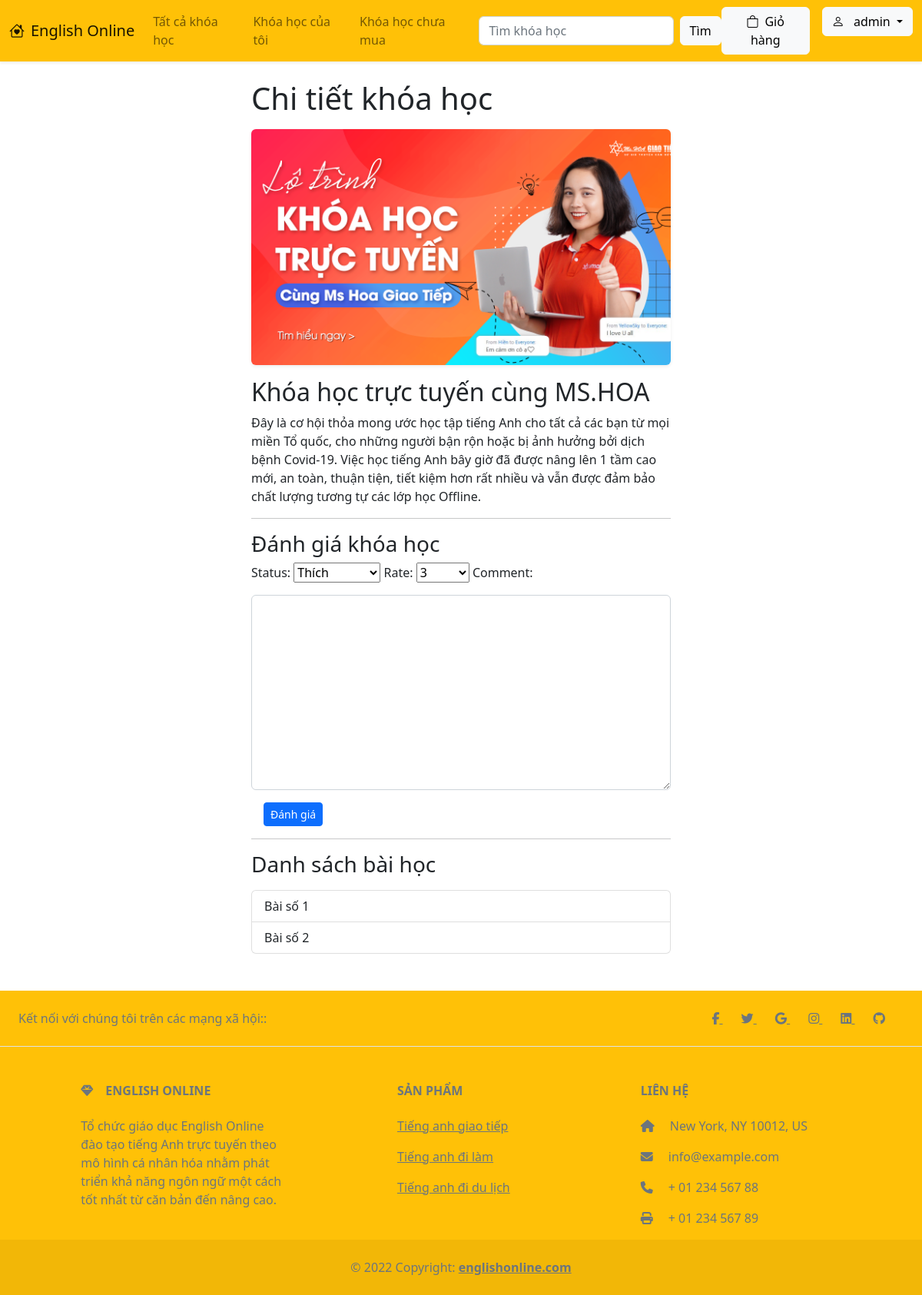
The page /my-course-detail/26/ (signed in) on the database as committed earlier.
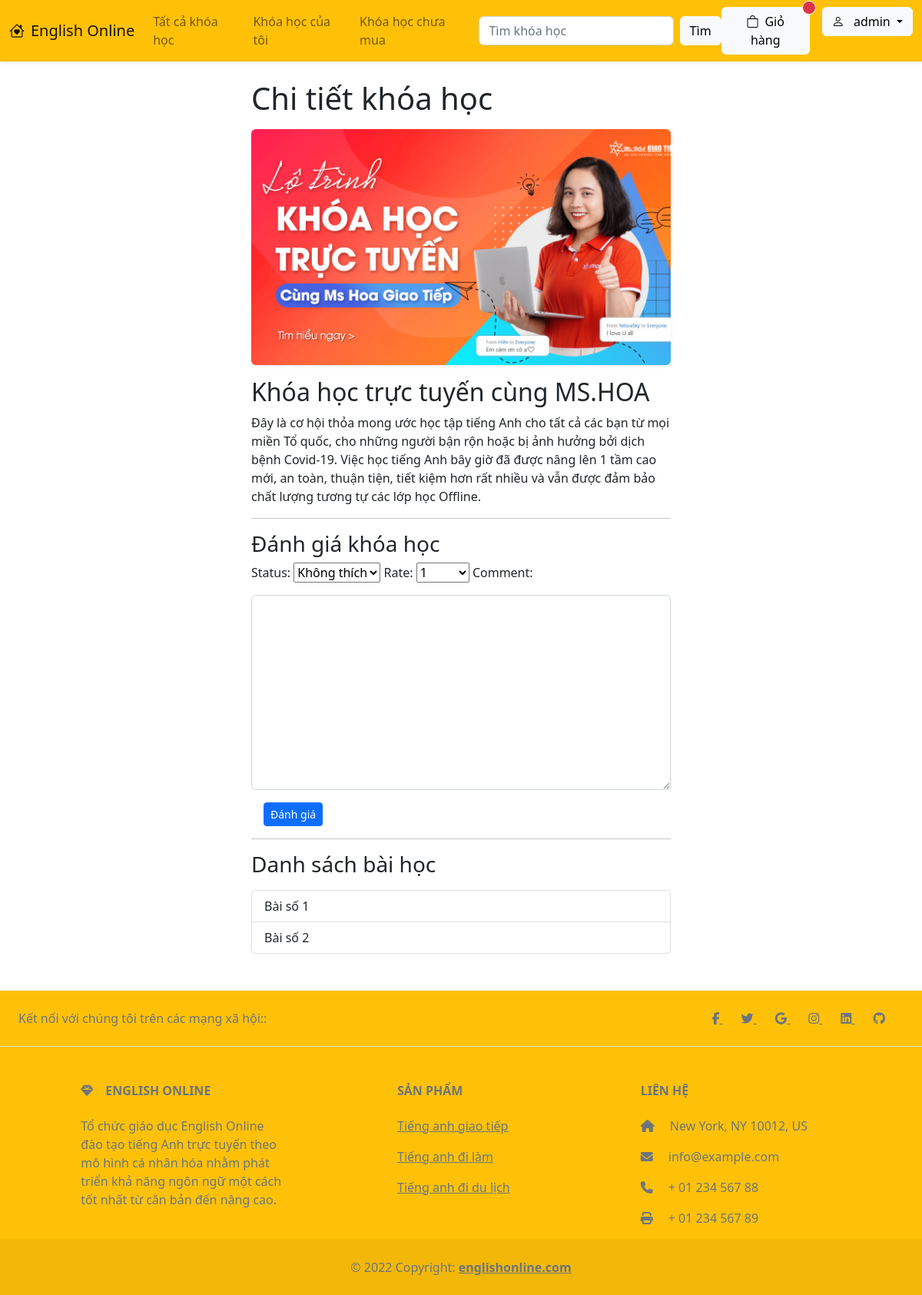
The same page on the database as committed later.
### CM/models.py (models this page shows, shortened)
class UserCourse(models.Model):
    user = models.ForeignKey(User, on_delete=models.CASCADE)
    course = models.ForeignKey(Course, on_delete=models.CASCADE)
    time_added = models.TimeField(auto_now=True)
    STATUS_CHOICES = [
        ('added','Đã thêm vào giỏ hàng'),
        ('waiting', 'Đang chờ thanh toán'),
        ('purchased', 'Đã thanh toán')
    ]
    status = models.CharField(max_length=10, choices=STATUS_CHOICES, default='added')
    class Meta:
        unique_together = ['user', 'course']

class Course(models.Model):
    title = models.CharField(max_length=200)
    img = models.ImageField(upload_to='images/')
    descreption = models.CharField(max_length=1000)
    price = models.IntegerField()
    videos = models.ManyToManyField('Video', blank=True)
    tag_name = models.CharField(max_length=20, blank=True, null=True)

class CourseReaction(models.Model):
    user = models.ForeignKey(User, on_delete=models.CASCADE)
    course = models.ForeignKey(Course, on_delete=models.CASCADE)
    time_added = models.TimeField(auto_now=True)
    STATUS_CHOICES = [
    ('like','Thích'),
    ('dislike', 'Không thích')
    ]
    RATE_CHOICES = [
        (1,1),
        (2,2),
        (3,3),
        (4,4),
        (5,5)
    ]
    status = models.CharField(max_length=10,choices=STATUS_CHOICES)
    rate = models.IntegerField(choices=RATE_CHOICES)

class Video(models.Model):
    courses = models.ManyToManyField(Course, blank=True)
    title = models.CharField(max_length=200)
    descreption = models.CharField(max_length=1000)
    url = models.FileField()

### CM/views.py (the view, shortened to what this page needs)
# urls.py: path('my-course-detail/<int:id>/', views.my_course_detail, name='my_course_detail'),
@login_required
def my_course_detail(request, id):
    course = get_object_or_404(UserCourse, pk=id)
    videos = Video.objects.filter(courses=course.course)
    course_reaction = CourseReaction.objects.filter(course=course.course, user=request.user)
    if request.method == "POST":
        comment_form = CourseCommentForm(request.POST)
        if course_reaction:
            form = CourseReactionForm(request.POST, instance=course_reaction[0])
        else:
            form = CourseReactionForm(request.POST)
        if form.is_valid() and comment_form.is_valid() :
            form.save()
            comment_form.save()
            return redirect('course_detail', course.course.id)
    else:
        comment_form = CourseCommentForm(
            initial={
                'user': request.user,
                'course': course.course.id
            }
        )
        if course_reaction:
            form = CourseReactionForm(instance=course_reaction[0])
    context = {
        'course': course,
        'videos': videos,
        'form': form,
        'comment_form': comment_form
    }
    return render(request, 'my-course-detail.html', context)

### CM/forms.py
class CourseReactionForm(ModelForm):
	class Meta:
		model = CourseReaction
		fields = ['user','course','status', 'rate']
		widgets = {
			'user': forms.HiddenInput(),
			'course': forms.HiddenInput(),
		}

class CourseCommentForm(ModelForm):
	class Meta:
		model = CourseComment
		fields = ['user', 'course', 'comment']
		widgets = {
			'user': forms.HiddenInput(),
			'course': forms.HiddenInput(),
			'comment': forms.Textarea(attrs={'class': 'form-control my-3'})
		}

### CM/templates/my-course-detail.html (shortened to what this page needs)
{% extends 'base.html' %}
{% block content %}
<div class="container">
    <div class="row justify-content-center">
        <div class="col-lg-6 col-md-8 col-12">
            <h1 class="mb-3">Chi tiết khóa học</h1>
            <img src="{{ course.course.img.url }}" alt="" class="img-fluid rounded shadow-sm mb-3">
            <h2>{{ course.course.title }}</h2>
            <p>{{ course.course.descreption }}</p>
            <hr>
            <h3>Đánh giá khóa học</h3>
            <form action="" method="post">
                {{form}}
                {{ comment_form }}
                <button class="btn btn-primary btn-sm ms-3" type="submit">Đánh giá</button>
            </form>
            <hr>
            <h3 class="mb-3">Danh sách bài học</h3>
            <ul class="list-group">
                {% for video in videos %}
                <a href="{% url 'video' video.id %}" class="list-group-item list-group-item-action">{{ video.title }}</a>
                {% endfor %}
            </ul>
        </div>
    </div>
</div>
{% endblock %}

### CM/templates/base.html (shortened to what this page needs)
<!doctype html>
<html lang="en">
  <head>
    <link href="https://cdn.jsdelivr.net/npm/bootstrap@5.2.2/dist/css/bootstrap.min.css" rel="stylesheet">
    <link href="https://vjs.zencdn.net/7.20.3/video-js.css" rel="stylesheet" />
    <link rel="stylesheet" href="https://cdn.jsdelivr.net/npm/bootstrap-icons@1.9.1/font/bootstrap-icons.css">
  </head>
  <body>
    {% include "header.html" %}
    {% block content %}
    {% endblock %}
    {% include "footer.html" %}
  </body>
</html>

### CM/templates/header.html (shortened to what this page needs)
<nav class="navbar navbar-expand-lg bg-warning mb-4 shadow-sm">
    <div class="container-fluid">
      <a class="navbar-brand" href="{% url 'index' %}">
        {% load static %}
        <i class="bi bi-house-heart me-2"></i>English Online
      </a>
      <div class="collapse navbar-collapse" id="navbarSupportedContent">
        <ul class="navbar-nav mb-2 mb-lg-0">
          <li class="nav-item">
            <a class="nav-link" aria-current="page" href="{% url 'courses' %}">Tất cả khóa học</a>
          </li>
          {% if request.user.is_authenticated %}
          <li class="nav-item">
            <a class="nav-link" href="{% url 'my-courses' %}">Khóa học của tôi</a>
          </li>
          <li class="nav-item">
            <a class="nav-link" href="{% url 'course_notbuy' %}">Khóa học chưa mua</a>
          </li>
          {% endif %}
        </ul>
        <form class="d-flex" role="search" action="{% url 'search_result' %}" method="GET" >
            <input class="form-control me-2" type="search" placeholder="Tìm khóa học" aria-label="Search" list="datalistOptions" id="exampleDataList" name="keyword">
            <button class="btn btn-light" type="submit" value="submit">Tìm</button>
        </form>
        <ul class="navbar-nav ms-auto mb-2 mb-lg-0">
            {% if not request.user.is_authenticated %}
          <li class="nav-item me-2 mt-lg-0 mt-2">
            <a class="btn btn-outline-dark" href="{% url 'login' %}"><i class="bi bi-box-arrow-in-right me-2"></i>Đăng nhập</a>
          </li>
          <li class="nav-item mt-lg-0 mt-2">
            <a class="btn btn-dark" href="{% url 'register' %}">Đăng ký</a>
          </li>
          {% else %}
          <li class="nav-item mt-lg-0 mt-2">
          <a href="{% url 'cart' %}" class="btn btn-light position-relative me-3">
            <i class="bi bi-bag me-2"></i>Giỏ hàng
            {% for i in request.user.usercourse_set.all %}
              {% if i.status == 'added' or i.status == 'waiting'  %}
            <span class="position-absolute top-0 start-100 translate-middle badge border border-light rounded-circle bg-danger p-2"><span class="visually-hidden">unread messages</span></span>
              {% endif %}
              {% endfor %}
          </a>
        </li>
          <li class="nav-item mt-lg-0 mt-2 dropdown">
            <a class="btn btn-light dropdown-toggle" href="#" role="button" data-bs-toggle="dropdown" aria-expanded="false"><i class="bi bi-person me-2"></i>
              {{ request.user.username }}
            </a>
          </li>
        </ul>
          {% endif %}
      </div>
    </div>
  </nav>

### CM/templates/footer.html
<footer class="text-center text-lg-start bg-warning text-muted mt-5">
    <section class="d-flex justify-content-center justify-content-lg-between p-4 border-bottom">
      <div class="me-5 d-none d-lg-block">
        <span>Kết nối với chúng tôi trên các mạng xã hội::</span>
      </div>
      <div>
        <a href="" class="me-4 text-reset">
          <i class="fab fa-facebook-f"></i>
        </a>
        <a href="" class="me-4 text-reset">
          <i class="fab fa-twitter"></i>
        </a>
        <a href="" class="me-4 text-reset">
          <i class="fab fa-google"></i>
        </a>
        <a href="" class="me-4 text-reset">
          <i class="fab fa-instagram"></i>
        </a>
        <a href="" class="me-4 text-reset">
          <i class="fab fa-linkedin"></i>
        </a>
        <a href="" class="me-4 text-reset">
          <i class="fab fa-github"></i>
        </a>
      </div>
    </section>
    <section class="">
      <div class="container text-center text-md-start mt-5">
        <div class="row mt-3">
          <div class="col-md-3 col-lg-4 col-xl-3 mx-auto mb-4">
            <h6 class="text-uppercase fw-bold mb-4">
              <i class="fas fa-gem me-3"></i>English Online
            </h6>
            <p>
              Tổ chức giáo dục English Online đào tạo tiếng Anh trực tuyến theo mô hình cá nhân hóa nhằm phát triển khả năng ngôn ngữ một cách tốt nhất từ căn bản đến nâng cao.
            </p>
          </div>
          <div class="col-md-2 col-lg-2 col-xl-2 mx-auto mb-4">
            <h6 class="text-uppercase fw-bold mb-4">
              Sản phẩm
            </h6>
            <p>
              <a href="#!" class="text-reset">Tiếng anh giao tiếp</a>
            </p>
            <p>
              <a href="#!" class="text-reset">Tiếng anh đi làm</a>
            </p>
            <p>
              <a href="#!" class="text-reset">Tiếng anh đi du lịch</a>
            </p>
          </div>
          <div class="col-md-4 col-lg-3 col-xl-3 mx-auto mb-md-0 mb-4">
            <h6 class="text-uppercase fw-bold mb-4">Liên Hệ</h6>
            <p><i class="fas fa-home me-3"></i> New York, NY 10012, US</p>
            <p>
              <i class="fas fa-envelope me-3"></i>
              info@example.com
            </p>
            <p><i class="fas fa-phone me-3"></i> + 01 234 567 88</p>
            <p><i class="fas fa-print me-3"></i> + 01 234 567 89</p>
          </div>
        </div>
      </div>
    </section>
    <div class="text-center p-4" style="background-color: rgba(0, 0, 0, 0.05);">
      © 2022 Copyright:
      <a class="text-reset fw-bold" href="#">englishonline.com</a>
    </div>
  </footer>

Rows that differ between the two databases and show on the page:
changed CourseReaction: status "Thích" → "Không thích"; rate "3" → "1"
